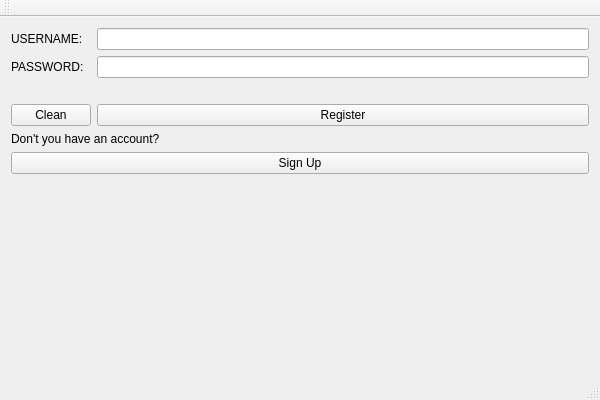
<?xml version="1.0" encoding="UTF-8"?>
<ui version="4.0">
 <class>SecureVaultClass</class>
 <widget class="QMainWindow" name="SecureVaultClass">
  <property name="geometry">
   <rect>
    <x>0</x>
    <y>0</y>
    <width>600</width>
    <height>400</height>
   </rect>
  </property>
  <property name="windowTitle">
   <string>SecureVault</string>
  </property>
  <widget class="QWidget" name="centralWidget">
   <layout class="QFormLayout" name="formLayout">
    <item row="0" column="0">
     <widget class="QLabel" name="label">
      <property name="text">
       <string>USERNAME:</string>
      </property>
     </widget>
    </item>
    <item row="0" column="1">
     <widget class="QLineEdit" name="Username"/>
    </item>
    <item row="1" column="0">
     <widget class="QLabel" name="label_2">
      <property name="text">
       <string>PASSWORD:</string>
      </property>
     </widget>
    </item>
    <item row="1" column="1">
     <widget class="QLineEdit" name="Password">
      <property name="echoMode">
       <enum>QLineEdit::EchoMode::PasswordEchoOnEdit</enum>
      </property>
     </widget>
    </item>
    <item row="2" column="0" colspan="2">
     <widget class="QLabel" name="Message">
      <property name="text">
       <string/>
      </property>
     </widget>
    </item>
    <item row="3" column="0">
     <widget class="QPushButton" name="Clean">
      <property name="text">
       <string>Clean</string>
      </property>
     </widget>
    </item>
    <item row="3" column="1">
     <widget class="QPushButton" name="Register">
      <property name="text">
       <string>Register</string>
      </property>
     </widget>
    </item>
    <item row="4" column="0" colspan="2">
     <widget class="QLabel" name="label_3">
      <property name="text">
       <string>Don't you have an account?</string>
      </property>
     </widget>
    </item>
    <item row="5" column="0" colspan="2">
     <widget class="QPushButton" name="SignUp">
      <property name="text">
       <string>Sign Up</string>
      </property>
     </widget>
    </item>
   </layout>
  </widget>
  <widget class="QMenuBar" name="menuBar">
   <property name="geometry">
    <rect>
     <x>0</x>
     <y>0</y>
     <width>600</width>
     <height>21</height>
    </rect>
   </property>
  </widget>
  <widget class="QToolBar" name="mainToolBar">
   <attribute name="toolBarArea">
    <enum>TopToolBarArea</enum>
   </attribute>
   <attribute name="toolBarBreak">
    <bool>false</bool>
   </attribute>
  </widget>
  <widget class="QStatusBar" name="statusBar"/>
 </widget>
 <layoutdefault spacing="6" margin="11"/>
 <resources>
  <include location="SecureVault.qrc"/>
 </resources>
 <connections/>
</ui>
